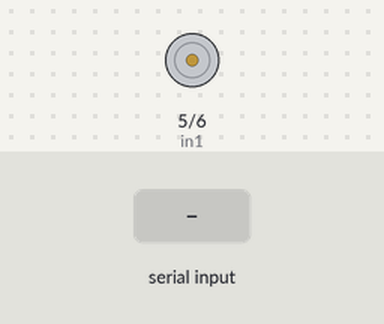
Simulated run of this sketch. Board: Arduino Uno, built with avr-gcc and run on an emulated ATmega328P. On the bench: motor-driver pin pairs drawn as motors (green arrow = first pin HIGH = forward, orange = second pin HIGH = backward, longer = more drive, scaled by the enable pin). The inputs (shaded band) are chosen by the test bench.

Above: at 1.2 s.
1.3 s: "90,45\n" received over Serial
At 2.6 s:
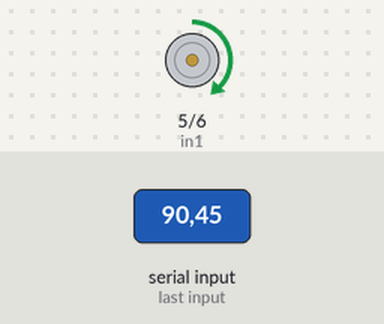
2.9 s: "30,150\n" received over Serial
At 4.1 s:
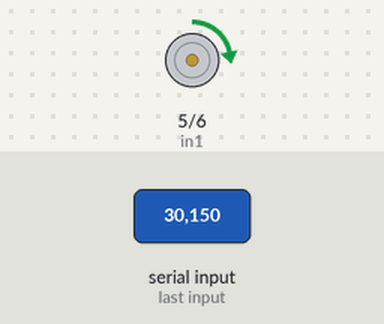
4.4 s: "200\n" received over Serial
At 5.6 s:
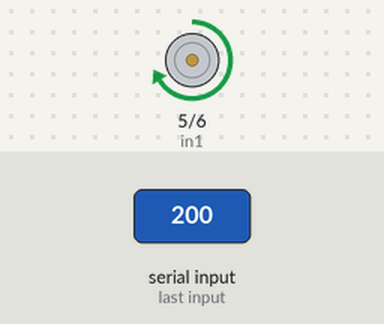
5.9 s: "90\n" received over Serial
At 7.1 s:
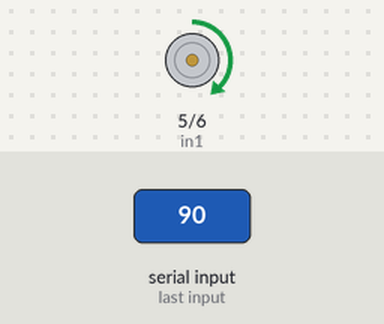
Timing chart, 0 to 8.4 s (numbered marks = the images above; inputs shaded):
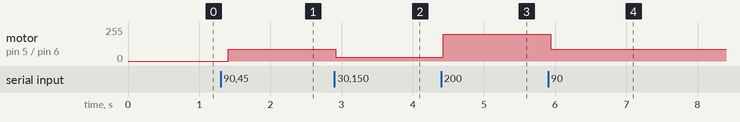

Measured:
- after the input at 1.3 s, motor on pin 5 (in1) / pin 6 (in2): stopped → forward 90/255 after 0.11 s
- after the input at 2.9 s, motor on pin 5 (in1) / pin 6 (in2): forward 90/255 → forward 30/255 at once
- after the input at 4.4 s, motor on pin 5 (in1) / pin 6 (in2): forward 30/255 → forward 200/255 at once
- after the input at 5.9 s, motor on pin 5 (in1) / pin 6 (in2): forward 200/255 → forward 90/255 at once

The sketch:

P35_IntensidadLuminosa_porPuenteH.ino
```cpp
int ENA = 3; //Pin PWM
int in1 = 5;
int in2 = 6;

//conectados al motor
//out1 y out2 se conectan diractemente del puente h al motor

void setup() {
  // put your setup code here, to run once:
  pinMode(in1, OUTPUT);
  pinMode(in2, OUTPUT);
  //ENA ... no lleva pinmode porque es de PWM

  Serial.begin(9600);
  Serial.setTimeout(10);

}

void loop() {
  // put your main code here, to run repeatedly:
  if(Serial.available()>0){
      int v = Serial.readString().toInt();
      digitalWrite(in1, 1); //donde el output 1 esta coenctado a un led
      analogWrite(ENA, v); //v debe de ir de 0 a 255
  }
  delay(100);
}
```
